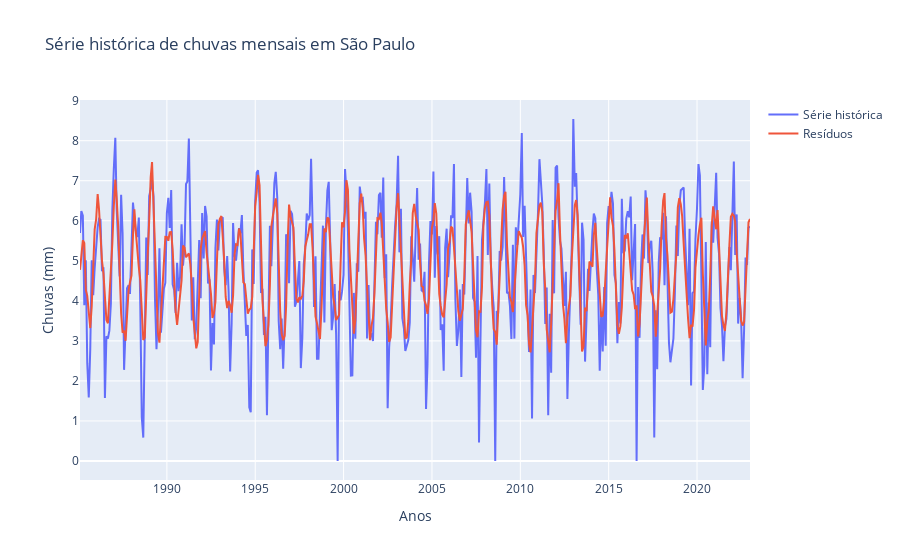

The notebook cell saved with this chart:
### Markdown cell above
Como todos os pontos de ambos os gráficos estão muito próximos do intervalo de confiança, concluímos que os resídios **não possuem autocorrelação**

### Code cell
fig = go.Figure()
_ = serie_n-residuos
fig.add_trace(go.Scatter(x=serie_n.index, y=serie_n.values,
                    mode='lines',
                    name='Série histórica'))
fig.add_trace(go.Scatter(x=serie_n.index, y=_,
                    mode='lines',
                    name='Resíduos'))
fig.update_layout(title='Série histórica de chuvas mensais em São Paulo',
                    xaxis_title='Anos',
                    yaxis_title='Chuvas (mm)')
fig.show()

### Figure 1 — Plotly figure (JSON) as saved in the notebook; plotly's stock layout.template omitted (floating-point values rounded to 4 significant figures; data arrays with more than 128 entries replaced by an {"elided": "..."} marker saying what was removed)
{"data": [{"mode": "lines", "name": "Série histórica", "type": "scatter", "x": {"elided": "456 str values"}, "y": {"elided": "456 float values"}}, {"mode": "lines", "name": "Resíduos", "type": "scatter", "x": {"elided": "456 str values"}, "y": {"elided": "456 float values"}}], "layout": {"title": {"text": "Série histórica de chuvas mensais em São Paulo"}, "xaxis": {"title": {"text": "Anos"}}, "yaxis": {"title": {"text": "Chuvas (mm)"}}}}
